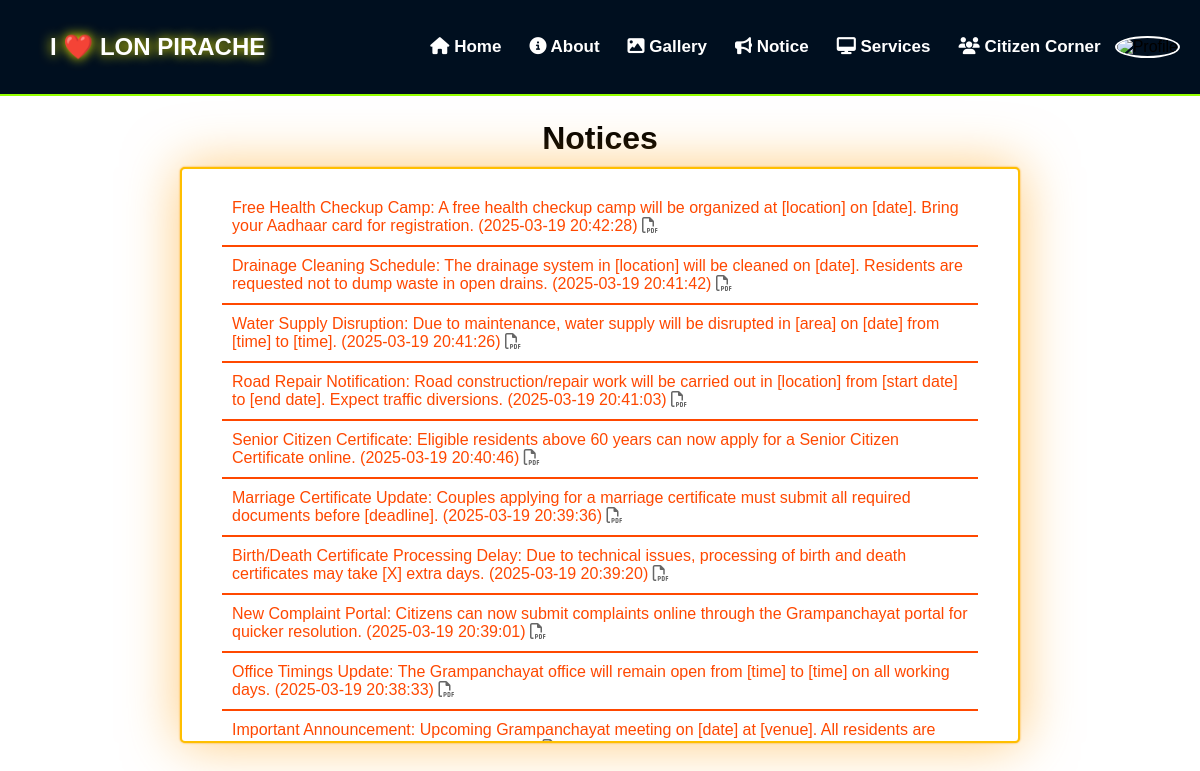
The app's page /notice/notice.php (signed in) with its own data.
### tables this page shows
CREATE TABLE `notices` (
  `sr` int(10) NOT NULL,
  `notice` text NOT NULL,
  `date` datetime NOT NULL DEFAULT current_timestamp(),
  `file_path` varchar(255) NOT NULL,
  `visible` enum('yes','no') NOT NULL DEFAULT 'yes'
);

### notice/notice.php (the view, shortened to what this page needs)
<?php
include '../database/db.php';
$sql = "SELECT * FROM `notices` ORDER BY sr DESC";
$result = mysqli_query($conn, $sql);
?>
<!DOCTYPE html>
<html lang="en">
<head>
    <link rel="stylesheet" href="https://cdnjs.cloudflare.com/ajax/libs/font-awesome/6.5.1/css/all.min.css">
</head>
<body>
<?php include '../nav.php'; ?>
<h1 class="notices-heading">Notices</h1>
<div class="notice-container">
    <div class="notice-box" id="noticeBox">
        <?php
        if ($result) {
            while ($row = mysqli_fetch_assoc($result)) {
                $file_path = "http://localhost" . str_replace("C:/xampp/htdocs", "", $row['file_path']);
                $notice = $row['notice'];
                $date = $row['date'];
                echo "<p><a href=\"$file_path\">$notice ($date) <i class='fa-regular fa-file-pdf'></i></a></p>";
            }
        }
        ?>
    </div>
</div>
</body>
</html>

### notice/notice.php (style rules this page uses)
* { margin: 0; padding: 0; box-sizing: border-box; font-family: sans-serif; }
.notices-heading { margin: 120px auto 0 auto; text-align: center; }
.notice-container { width: 70%; height: 72vh; overflow: hidden; border: 2px solid #ffbf00; position: relative; border-radius: 3px; padding: 10px; margin: 10px auto; text-align: left; background-color: white; box-shadow: 0px 0px 2px orange, 0px 0px 55px rgba(255, 153, 0, 0.523); border-radius: 5px; }
.notice-box { display: flex; flex-direction: column; position: relative; padding: 10px 30px; }
.notice-box p { padding: 10px 10px; border-bottom: 2px solid rgb(255, 72, 0); cursor: pointer; }
.notice-box p a { color: rgb(255, 72, 0); text-decoration: none; }
.notice-box i { color: rgba(0, 0, 0, 0.6); }
.scroll-animation { animation: scroll-up linear infinite; }

### nav.php (style rules this page uses)
* { margin: 0; padding: 0; box-sizing: border-box; }

### records on screen
notices: notice "Free Health Checkup Camp: A free health checkup camp will be organized at [location] on [date]. Bring your Aadhaar card for registration.", date "2025-03-19 20:42:28"
notices: notice "Drainage Cleaning Schedule: The drainage system in [location] will be cleaned on [date]. Residents are requested not to dump waste in open drains.", date "2025-03-19 20:41:42"
notices: notice "Water Supply Disruption: Due to maintenance, water supply will be disrupted in [area] on [date] from [time] to [time].", date "2025-03-19 20:41:26"
notices: notice "Road Repair Notification: Road construction/repair work will be carried out in [location] from [start date] to [end date]. Expect traffic diversions.", date "2025-03-19 20:41:03"
notices: notice "Senior Citizen Certificate: Eligible residents above 60 years can now apply for a Senior Citizen Certificate online.", date "2025-03-19 20:40:46"
notices: notice "Marriage Certificate Update: Couples applying for a marriage certificate must submit all required documents before [deadline].", date "2025-03-19 20:39:36"
notices: notice "Birth/Death Certificate Processing Delay: Due to technical issues, processing of birth and death certificates may take [X] extra days.", date "2025-03-19 20:39:20"
notices: notice "New Complaint Portal: Citizens can now submit complaints online through the Grampanchayat portal for quicker resolution.", date "2025-03-19 20:39:01"
notices: notice "Office Timings Update: The Grampanchayat office will remain open from [time] to [time] on all working days.", date "2025-03-19 20:38:33"
notices: notice "Important Announcement: Upcoming Grampanchayat meeting on [date] at [venue]. All residents are…"
